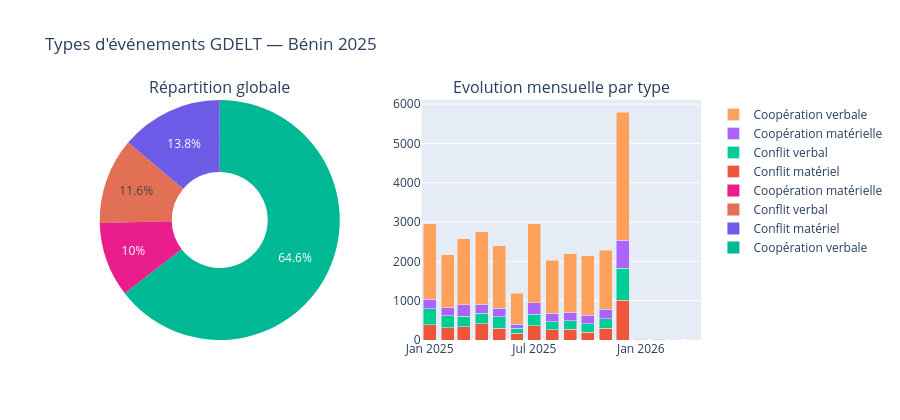

This figure's notebook cell:
### Markdown cell above
---
## VIZ 2 — Répartition des types d'événements
**Question** : Le Bénin est-il surtout associé à des événements de coopération ou de conflit ?

### Code cell
cat_counts = df['_category'].value_counts().reset_index()
cat_counts.columns = ['categorie', 'nombre']

# Camembert + barres côte à côte
fig = make_subplots(
    rows=1, cols=2,
    specs=[[{'type': 'pie'}, {'type': 'bar'}]],
    subplot_titles=['Répartition globale', 'Evolution mensuelle par type']
)

fig.add_trace(
    go.Pie(labels=cat_counts['categorie'], values=cat_counts['nombre'],
           hole=0.4, marker_colors=['#00b894','#6c5ce7','#e17055','#e91e8c']),
    row=1, col=1
)

monthly_cat = df.groupby(['_month', '_category']).size().reset_index(name='n')
for cat in monthly_cat['_category'].unique():
    sub = monthly_cat[monthly_cat['_category'] == cat]
    fig.add_trace(
        go.Bar(name=cat, x=sub['_month'], y=sub['n']),
        row=1, col=2
    )

fig.update_layout(
    title='Types d\'événements GDELT — Bénin 2025',
    barmode='stack', height=420, showlegend=True
)
fig.show()

total = cat_counts['nombre'].sum()
for _, row in cat_counts.iterrows():
    print(f"{row['categorie']:30s} : {row['nombre']:6,}  ({row['nombre']/total*100:.1f}%)")

### Figure 1 — Plotly figure (JSON) as saved in the notebook; plotly's stock layout.template omitted (floating-point values rounded to 4 significant figures)
{"data": [{"domain": {"x": [0, 0.45], "y": [0, 1]}, "hole": 0.4, "labels": ["Coopération verbale", "Conflit matériel", "Conflit verbal", "Coopération matérielle"], "marker": {"colors": ["#00b894", "#6c5ce7", "#e17055", "#e91e8c"]}, "type": "pie", "values": [20337, 4354, 3648, 3165]}, {"name": "Conflit matériel", "type": "bar", "x": ["2025-01", "2025-02", "2025-03", "2025-04", "2025-05", "2025-06", "2025-07", "2025-08", "2025-09", "2025-10", "2025-11", "2025-12", "2026-01", "2026-02", "2026-03"], "xaxis": "x", "y": [384, 310, 338, 419, 298, 169, 365, 266, 273, 202, 305, 1008, 5, 4, 8], "yaxis": "y"}, {"name": "Conflit verbal", "type": "bar", "x": ["2025-01", "2025-02", "2025-03", "2025-04", "2025-05", "2025-06", "2025-07", "2025-08", "2025-09", "2025-10", "2025-11", "2025-12", "2026-04"], "xaxis": "x", "y": [405, 310, 271, 262, 288, 136, 293, 192, 214, 217, 235, 823, 2], "yaxis": "y"}, {"name": "Coopération matérielle", "type": "bar", "x": ["2025-01", "2025-02", "2025-03", "2025-04", "2025-05", "2025-06", "2025-07", "2025-08", "2025-09", "2025-10", "2025-11", "2025-12", "2026-02", "2026-03"], "xaxis": "x", "y": [249, 195, 287, 212, 227, 100, 285, 224, 218, 213, 239, 712, 3, 1], "yaxis": "y"}, {"name": "Coopération verbale", "type": "bar", "x": ["2025-01", "2025-02", "2025-03", "2025-04", "2025-05", "2025-06", "2025-07", "2025-08", "2025-09", "2025-10", "2025-11", "2025-12", "2026-01", "2026-02", "2026-03", "2026-04"], "xaxis": "x", "y": [1925, 1348, 1684, 1863, 1581, 788, 2016, 1348, 1490, 1506, 1499, 3256, 15, 13, 1, 4], "yaxis": "y"}], "layout": {"annotations": [{"font": {"size": 16}, "showarrow": false, "text": "Répartition globale", "x": 0.225, "xanchor": "center", "xref": "paper", "y": 1, "yanchor": "bottom", "yref": "paper"}, {"font": {"size": 16}, "showarrow": false, "text": "Evolution mensuelle par type", "x": 0.775, "xanchor": "center", "xref": "paper", "y": 1, "yanchor": "bottom", "yref": "paper"}], "barmode": "stack", "height": 420, "showlegend": true, "title": {"text": "Types d'événements GDELT — Bénin 2025"}, "xaxis": {"anchor": "y", "domain": [0.55, 1]}, "yaxis": {"anchor": "x", "domain": [0, 1]}}}
